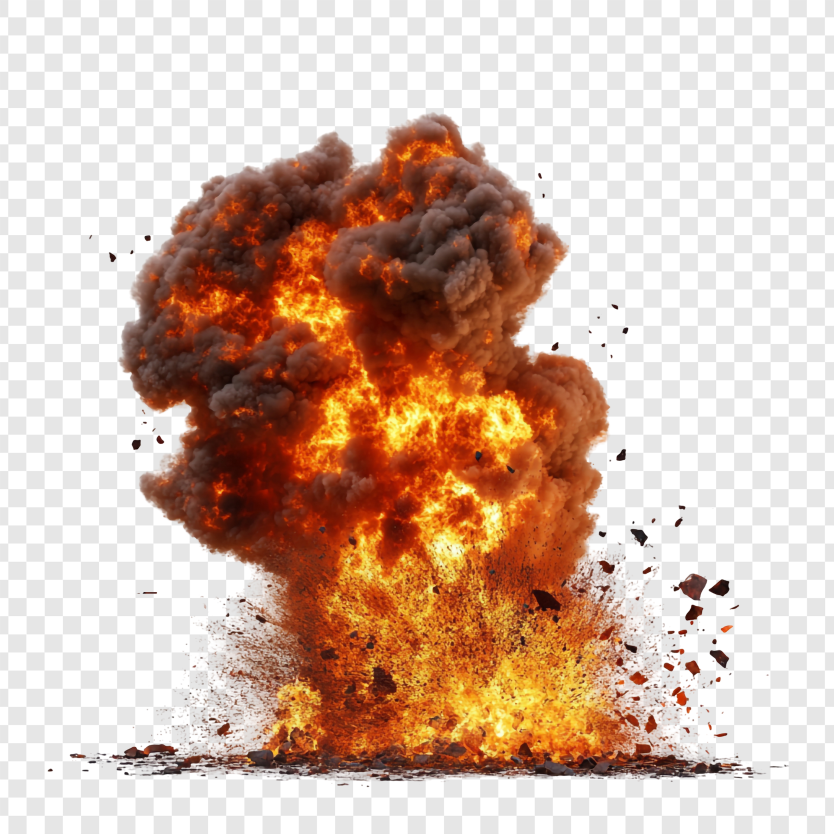
#> input picture assets/reference_images/explosions/explosion_reference_web_1.jpg, 2500 x 2500 px (shown at 1/3 size)
$ python spatial_diagnostics.py ../../assets/reference_images/explosions/explosion_reference_web_1.jpg
#> lines starting #> are read from the running program, lines starting #| are printed output that depends on the picture
### agents/asset-evaluator/ground_truth_evaluation.py
#!/usr/bin/env python3
"""
Ground Truth VFX Evaluation Module

Addresses the critical flaw where synthetic renders score higher than real footage
by comparing against actual reference datasets instead of arbitrary thresholds.

Key insight: The threshold-based system answers "is this obviously broken?"
This system answers "does this look like real footage?"

Reference Dataset: 840 frames of real solar activity footage
- Source: Eruptions_20241008_Activity_2048p30
- 14 hours of solar rotation captured
- Features: prominences, granulation, filaments, eruptions
"""

import json
import hashlib
from dataclasses import dataclass, asdict, field
from typing import Optional, List, Dict, Any, Tuple
from pathlib import Path
import numpy as np

# Lazy-loaded caches
_reference_stats_cache: Dict[str, Dict] = {}
_reference_embeddings_cache: Dict[str, np.ndarray] = {}


# =============================================================================
# Configuration
# =============================================================================

PROJECT_ROOT = Path(__file__).parent.parent.parent
REFERENCE_DIRS = {
    "sun": PROJECT_ROOT / "assets/reference_images/star/Eruptions_20241008_Activity_2048p30",
    "star": PROJECT_ROOT / "assets/reference_images/star/Eruptions_20241008_Activity_2048p30",
    # Future: add more effect types
    # "explosion": PROJECT_ROOT / "assets/reference_images/explosion",
    # "nebula": PROJECT_ROOT / "assets/reference_images/nebula",
}

# Stats cache location
STATS_CACHE_DIR = Path(__file__).parent / "reference_stats_cache"


# =============================================================================
# Data Classes
# =============================================================================

@dataclass
class DistributionStats:
    """Statistical distribution of an image feature."""
    mean: float
    std: float
    percentile_5: float
    percentile_25: float
    median: float
    percentile_75: float
    percentile_95: float
    histogram: List[float] = field(default_factory=list)


@dataclass
class GroundTruthComparison:
    """Result of comparing render to ground truth reference set."""
    # Core similarity scores (0-1, higher = more similar to real footage)
    overall_similarity: float
    color_distribution_match: float
    brightness_distribution_match: float
    structure_similarity: float
    warm_ratio_match: float

    # Which reference frames are most similar
    closest_reference_frames: List[Tuple[str, float]]  # (filename, similarity)

    # Per-dimension analysis
    analysis: Dict[str, str]  # e.g., {"brightness": "darker than average reference"}

    # Actionable recommendations
    recommendations: List[str]

    # Pass/fail with threshold
    passed: bool
    pass_threshold: float


@dataclass
class SolarSpecificMetrics:
    """Metrics specific to sun/star evaluation."""
    has_granulation: bool       # Visible cell-like surface texture
    granulation_score: float    # 0-1 quality of granulation
    has_limb_darkening: bool    # Edges darker than center
    limb_darkening_score: float
    has_prominences: bool       # Visible eruptions/loops
    prominence_score: float
    corona_visible: bool        # Glowing outer atmosphere
    color_temperature_kelvin: float  # Estimated from color


# =============================================================================
# Feature Extraction
# =============================================================================

# [91 lines left out: function extract_image_features, not called in this run]


# =============================================================================
# Reference Statistics (Computed Once, Cached)
# =============================================================================

def compute_reference_statistics(effect_type: str, sample_size: int = 100) -> Dict[str, Any]:
    """
    Compute statistical distributions from reference image set.

    This captures what "real" looks like for a given effect type.
    Results are cached to avoid recomputation.
    """
    cache_key = f"{effect_type}_{sample_size}"
    if cache_key in _reference_stats_cache:
        return _reference_stats_cache[cache_key]

    # Check file cache
    STATS_CACHE_DIR.mkdir(exist_ok=True)
    cache_file = STATS_CACHE_DIR / f"{cache_key}_stats.json"
    if cache_file.exists():
        with open(cache_file) as f:
            stats = json.load(f)
            _reference_stats_cache[cache_key] = stats
            return stats

    ref_dir = REFERENCE_DIRS.get(effect_type)
    if ref_dir is None or not ref_dir.exists():
        return {"error": f"No reference images for effect type: {effect_type}"}

    # Get reference image paths
    image_extensions = {'.jpg', '.jpeg', '.png', '.bmp'}
    ref_paths = [p for p in ref_dir.iterdir() if p.suffix.lower() in image_extensions]

    if len(ref_paths) == 0:
        return {"error": f"No images found in {ref_dir}"}

    # Sample evenly across the dataset
    step = max(1, len(ref_paths) // sample_size)
    sampled_paths = ref_paths[::step][:sample_size]

    # Extract features from all sampled images
    all_features = []
    for path in sampled_paths:
        try:
            features = extract_image_features(str(path))
            features["filename"] = path.name
            all_features.append(features)
        except Exception as e:
            print(f"Failed to process {path}: {e}")
            continue

    if len(all_features) == 0:
        return {"error": "Failed to extract features from any reference images"}

    # Compute aggregate statistics
    stats = _aggregate_statistics(all_features)
    stats["sample_count"] = len(all_features)
    stats["total_available"] = len(ref_paths)
    stats["effect_type"] = effect_type

    # Cache to file
    with open(cache_file, 'w') as f:
        json.dump(stats, f, indent=2)

    _reference_stats_cache[cache_key] = stats
    return stats


# [481 lines left out: functions _aggregate_statistics, compare_to_ground_truth, _compare_to_distribution, _histogram_similarity, evaluate_solar_specific, evaluate_against_ground_truth, not called in this run]


# =============================================================================
# CLI Interface
# =============================================================================

# [15 lines that do not run on import are left out]

### agents/asset-evaluator/spatial_diagnostics.py
#!/usr/bin/env python3
"""
Spatial Diagnostics Module

Provides LOCALIZED feedback about WHERE a render differs from reference,
not just aggregate scores. This helps artists understand the spatial
distribution of problems.

Philosophy: Diagnose thoroughly, but don't prescribe Blender fixes.
That's the experiment-tracker's job (learning from past successes).
"""

import json
from dataclasses import dataclass, asdict
from typing import Dict, Any, List, Tuple, Optional
from pathlib import Path
import numpy as np


@dataclass
class SpatialDiagnostic:
    """Localized analysis of a specific image region."""
    region: str  # "center", "edge", "top", "bottom", etc.
    issue: str   # What's wrong
    severity: str  # "critical", "moderate", "minor"
    render_value: float
    reference_value: float
    deviation_percent: float


@dataclass
class SpatialAnalysis:
    """Complete spatial breakdown of render vs reference."""
    diagnostics: List[SpatialDiagnostic]
    problem_regions: List[str]  # Regions with issues
    healthy_regions: List[str]  # Regions that match well
    summary: str  # Human-readable summary
    heatmap_data: Optional[Dict[str, Any]] = None  # For visualization


def analyze_spatial_distribution(
    image_path: str,
    reference_stats: Dict[str, Any],
    effect_type: str = "sun"
) -> SpatialAnalysis:
    """
    Analyze WHERE in the image problems occur.

    Instead of just "warm_ratio too low", tells you:
    "The center is 7200K (too blue), edges are 4500K (acceptable).
     The warmth issue is concentrated in the disk core."

    This helps iteration because you know WHERE to focus changes.
    """
#> called with effect_type = 'sun'
    from PIL import Image

    img = Image.open(image_path).convert('RGB')
#> img is the input picture: PIL image 2500x2500 RGB; mean R, G, B 211, 182.8, 167
    arr = np.array(img, dtype=np.float32)
    h, w = arr.shape[:2]
    cy, cx = h // 2, w // 2

    diagnostics = []
    problem_regions = []
    healthy_regions = []

    # Define regions for analysis
    regions = _define_regions(h, w, effect_type)

    # Analyze each region
    for region_name, mask in regions.items():
        if mask.sum() == 0:
            continue

        region_analysis = _analyze_region(arr, mask, region_name, reference_stats)

        for diag in region_analysis:
            diagnostics.append(diag)
            if diag.severity in ["critical", "moderate"]:
                if region_name not in problem_regions:
                    problem_regions.append(region_name)
            else:
                if region_name not in healthy_regions and region_name not in problem_regions:
                    healthy_regions.append(region_name)

    # Generate summary
    summary = _generate_spatial_summary(diagnostics, problem_regions, healthy_regions)

    # Generate heatmap data for visualization
    heatmap = _compute_deviation_heatmap(arr, reference_stats)

    return SpatialAnalysis(
        diagnostics=diagnostics,
        problem_regions=problem_regions,
        healthy_regions=healthy_regions,
        summary=summary,
        heatmap_data=heatmap
    )


def _define_regions(h: int, w: int, effect_type: str) -> Dict[str, np.ndarray]:
    """Define analysis regions based on effect type."""
#> called with h = 2500, w = 2500, effect_type = 'sun'
    cy, cx = h // 2, w // 2
    y_coords, x_coords = np.ogrid[:h, :w]
    r_dist = np.sqrt((x_coords - cx)**2 + (y_coords - cy)**2)
    r_max = min(cx, cy)
#> the loop in analyze_spatial_distribution, `for region_name, mask in regions.items():` made 5 passes
#> (region_brightness in _analyze_region, brightness_dev in _analyze_region, issue in _analyze_region, region_r in _analyze_region, region_b in _analyze_region, region_warm in _analyze_region, warm_dev in _analyze_region) on passes 2 to 4: (128.4, 114.1, 'Severely overexposed (128 vs ref 60)', 173.7, 92.14, 1.88, 87.43), (221.3, 268.9, 'Severely overexposed (221 vs ref 60)', 230.6, 213, 1.08, 92.78), (239.1, 298.6, 'Severely overexposed (239 vs ref 60)', 239.5, 238.9, 1, 93.31)
#> pass 1, in _analyze_region, `r, g, b = arr[:, :, 0], arr[:, :, 1], arr[:, :, 2]`:
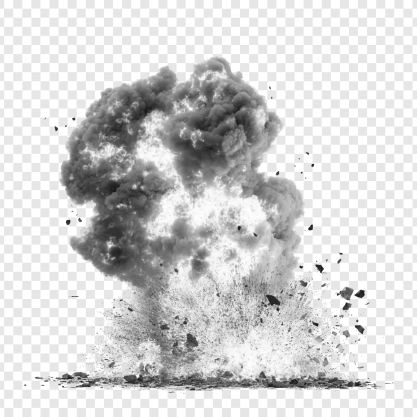
#> r: shape (2500, 2500) float32 (shown at 1/6 size); min 1, max 255, mean 211
#> pass 1, in _analyze_region, `r, g, b = arr[:, :, 0], arr[:, :, 1], arr[:, :, 2]`:
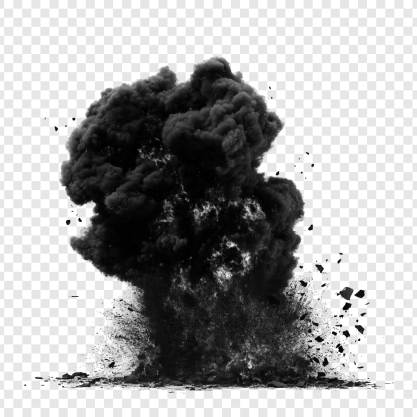
#> b: shape (2500, 2500) float32 (shown at 1/6 size); min 0, max 255, mean 167
#> after the loop in analyze_spatial_distribution, `for region_name, mask in regions.items():`: diagnostics = 7 items; healthy_regions = []; problem_regions = ['core', 'mid_disk', 'limb', 'corona']

    if effect_type in ["sun", "star"]:
        # Radial regions for circular objects
        return {
            "core": r_dist < r_max * 0.3,
            "mid_disk": (r_dist >= r_max * 0.3) & (r_dist < r_max * 0.7),
            "limb": (r_dist >= r_max * 0.7) & (r_dist < r_max * 1.0),
            "corona": (r_dist >= r_max * 1.0) & (r_dist < r_max * 1.5),
            "background": r_dist >= r_max * 1.5
        }
    else:
        # Quadrant regions for explosions/general effects
        return {
            "center": r_dist < r_max * 0.3,
            "top": (y_coords < h * 0.3) & (r_dist < r_max * 1.5),
            "bottom": (y_coords > h * 0.7) & (r_dist < r_max * 1.5),
            "left": (x_coords < w * 0.3) & (r_dist < r_max * 1.5),
            "right": (x_coords > w * 0.7) & (r_dist < r_max * 1.5),
        }


def _analyze_region(
    arr: np.ndarray,
    mask: np.ndarray,
    region_name: str,
    ref_stats: Dict[str, Any]
) -> List[SpatialDiagnostic]:
    """Analyze a single region against reference statistics."""
    diagnostics = []

    if mask.sum() == 0:
        return diagnostics

    r, g, b = arr[:, :, 0], arr[:, :, 1], arr[:, :, 2]

    # Regional brightness
    region_brightness = float(np.mean(arr[mask]))
    ref_brightness = ref_stats.get("brightness", {}).get("median", 60)

    brightness_dev = abs(region_brightness - ref_brightness) / max(ref_brightness, 1) * 100

    if brightness_dev > 100:
        severity = "critical"
        if region_brightness > ref_brightness:
            issue = f"Severely overexposed ({region_brightness:.0f} vs ref {ref_brightness:.0f})"
        else:
            issue = f"Severely underexposed ({region_brightness:.0f} vs ref {ref_brightness:.0f})"
        diagnostics.append(SpatialDiagnostic(
            region=region_name,
            issue=issue,
            severity=severity,
            render_value=region_brightness,
            reference_value=ref_brightness,
            deviation_percent=brightness_dev
        ))
    elif brightness_dev > 50:
        severity = "moderate"
        direction = "brighter" if region_brightness > ref_brightness else "darker"
        issue = f"Noticeably {direction} than reference"
        diagnostics.append(SpatialDiagnostic(
            region=region_name,
            issue=issue,
            severity=severity,
            render_value=region_brightness,
            reference_value=ref_brightness,
            deviation_percent=brightness_dev
        ))

    # Regional color temperature (warm_ratio)
    region_r = np.mean(r[mask])
    region_b = np.mean(b[mask])
    region_warm = region_r / max(region_b, 1)

    ref_warm = ref_stats.get("warm_ratio", {}).get("median", 15.0)
    warm_dev = abs(region_warm - ref_warm) / max(ref_warm, 1) * 100

    if warm_dev > 80:
        severity = "critical"
        if region_warm < ref_warm:
            # Estimate color temperature from warm ratio
            if region_warm < 2:
                est_temp = "blue-white (~7000K+)"
            elif region_warm < 5:
                est_temp = "white (~6000K)"
            else:
                est_temp = "yellow-white (~5500K)"
            issue = f"Too cool/blue - appears {est_temp}, should be orange (~3500K)"
        else:
            issue = f"Over-saturated red (warm_ratio {region_warm:.1f} vs ref {ref_warm:.1f})"
        diagnostics.append(SpatialDiagnostic(
            region=region_name,
            issue=issue,
            severity=severity,
            render_value=region_warm,
            reference_value=ref_warm,
            deviation_percent=warm_dev
        ))
    elif warm_dev > 50:
        severity = "moderate"
        direction = "cooler (more blue)" if region_warm < ref_warm else "warmer (more red)"
        issue = f"Color is {direction} than reference"
        diagnostics.append(SpatialDiagnostic(
            region=region_name,
            issue=issue,
            severity=severity,
            render_value=region_warm,
            reference_value=ref_warm,
            deviation_percent=warm_dev
        ))

    return diagnostics


def _generate_spatial_summary(
    diagnostics: List[SpatialDiagnostic],
    problem_regions: List[str],
    healthy_regions: List[str]
) -> str:
    """Generate human-readable summary of spatial analysis."""
    if not diagnostics:
        return "No significant spatial deviations detected."

    critical = [d for d in diagnostics if d.severity == "critical"]
#> critical = 6 items
    moderate = [d for d in diagnostics if d.severity == "moderate"]
#> moderate = 1 item

    parts = []

    if critical:
        regions_str = ", ".join(set(d.region for d in critical))
        parts.append(f"CRITICAL issues in: {regions_str}")

        # Group by issue type
        brightness_issues = [d for d in critical if "exposed" in d.issue.lower()]
#> brightness_issues = 3 items
        color_issues = [d for d in critical if "cool" in d.issue.lower() or "warm" in d.issue.lower()]
#> color_issues = 3 items

        if brightness_issues:
            parts.append(f"  - Brightness: {brightness_issues[0].issue}")
        if color_issues:
            parts.append(f"  - Color: {color_issues[0].issue}")

    if moderate:
        regions_str = ", ".join(set(d.region for d in moderate))
        parts.append(f"Moderate issues in: {regions_str}")

    if healthy_regions:
        parts.append(f"Good match in: {', '.join(healthy_regions)}")

    return "\n".join(parts)


def _compute_deviation_heatmap(
    arr: np.ndarray,
    ref_stats: Dict[str, Any]
) -> Dict[str, Any]:
    """
    Compute per-pixel deviation from reference for visualization.

    Returns data that can be used to generate a heatmap showing
    where the render differs most from reference.
    """
    ref_brightness = ref_stats.get("brightness", {}).get("median", 60)
    ref_warm = ref_stats.get("warm_ratio", {}).get("median", 15.0)

    # Compute local brightness deviation
    local_brightness = np.mean(arr, axis=-1)
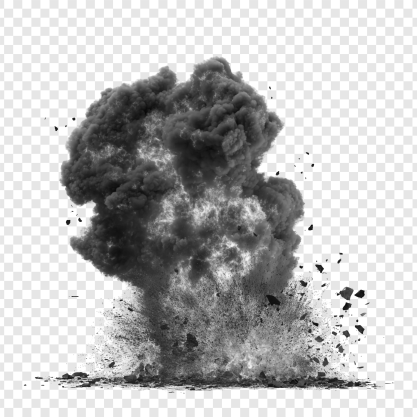
#> local_brightness: shape (2500, 2500) float32 (shown at 1/6 size); min 0.333, max 255, mean 186.9
    brightness_dev = np.abs(local_brightness - ref_brightness) / max(ref_brightness, 1)
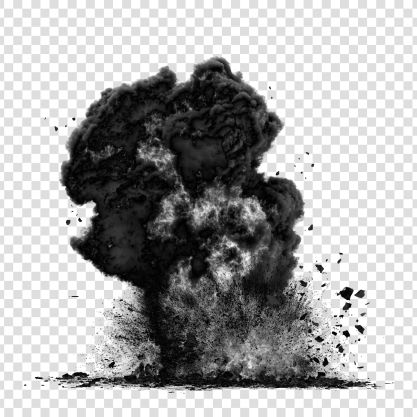
#> brightness_dev: shape (2500, 2500) float32 (shown at 1/6 size); min 0, max 3.25, mean 2.17; drawn with min black and max white

    # Compute local warm ratio deviation
    r, g, b = arr[:, :, 0], arr[:, :, 1], arr[:, :, 2]
    local_warm = r / np.maximum(b, 1)
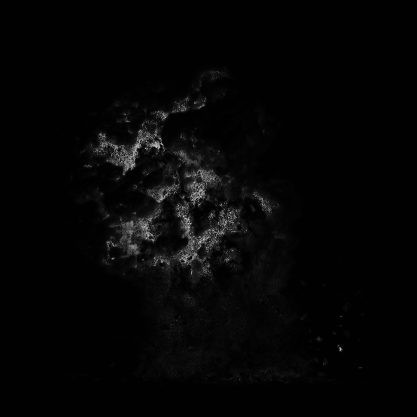
#> local_warm: shape (2500, 2500) float32 (shown at 1/6 size); min 0.377, max 247, mean 5.6
    warm_dev = np.abs(local_warm - ref_warm) / max(ref_warm, 1)

    # Combined deviation (could weight these)
    combined_dev = 0.5 * brightness_dev + 0.5 * np.minimum(warm_dev, 2.0) / 2.0
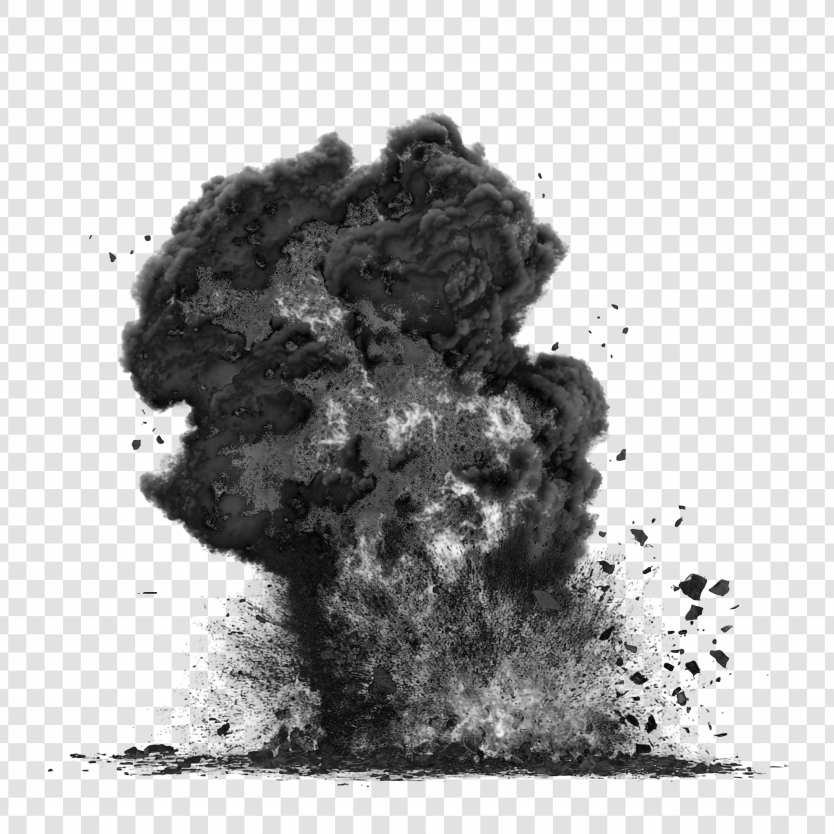
#> combined_dev: shape (2500, 2500) float32 (shown at 1/3 size); min 0.00278, max 1.86, mean 1.3; drawn with min black and max white

    return {
        "shape": list(arr.shape[:2]),
        "brightness_deviation_mean": float(np.mean(brightness_dev)),
        "warm_ratio_deviation_mean": float(np.mean(warm_dev)),
        "combined_deviation_mean": float(np.mean(combined_dev)),
        "max_deviation_location": _find_max_deviation_location(combined_dev),
        # For actual heatmap generation, would save the array
        # "heatmap_path": could save to file if needed
    }


def _find_max_deviation_location(dev_map: np.ndarray) -> Dict[str, Any]:
    """Find where the maximum deviation occurs."""
    max_idx = np.unravel_index(np.argmax(dev_map), dev_map.shape)
#> max_idx = (0, 26)
    h, w = dev_map.shape

    # Describe location in human terms
    y, x = max_idx
#> y = 0; x = 26
    y_pos = "top" if y < h * 0.33 else ("bottom" if y > h * 0.67 else "middle")
#> y_pos = 'top'
    x_pos = "left" if x < w * 0.33 else ("right" if x > w * 0.67 else "center")
#> x_pos = 'left'

    return {
        "pixel": [int(max_idx[1]), int(max_idx[0])],  # x, y
        "description": f"{y_pos}-{x_pos}",
        "deviation_value": float(dev_map[max_idx])
    }


# =============================================================================
# Integration with experiment-tracker
# =============================================================================

# [42 lines left out: functions format_for_experiment_tracker, _categorize_issues, not called in this run]


# =============================================================================
# CLI
# =============================================================================

if __name__ == "__main__":
    import sys

    if len(sys.argv) < 2:
        print("Usage: python spatial_diagnostics.py <image_path>")
        sys.exit(1)

    from ground_truth_evaluation import compute_reference_statistics

    image_path = sys.argv[1]
    ref_stats = compute_reference_statistics("sun", 100)

    result = analyze_spatial_distribution(image_path, ref_stats, "sun")
#> in analyze_spatial_distribution, `heatmap = _compute_deviation_heatmap(arr, reference_stats)`: heatmap = 5 items

    print("=" * 60)
    print("SPATIAL ANALYSIS")
    print("=" * 60)
    print(result.summary)
#| CRITICAL issues in: corona, mid_disk, limb
#|   - Brightness: Severely overexposed (128 vs ref 60)
#|   - Color: Too cool/blue - appears blue-white (~7000K+), should be orange (~3500K)
#| Moderate issues in: core
    print()
    print("Problem regions:", result.problem_regions)
#| Problem regions: ['core', 'mid_disk', 'limb', 'corona']
    print("Healthy regions:", result.healthy_regions)
#| Healthy regions: []
    print()
    print("Detailed diagnostics:")
    for d in result.diagnostics:
        print(f"  [{d.severity.upper()}] {d.region}: {d.issue}")
#> this loop made 7 passes
#|   [MODERATE] core: Noticeably brighter than reference
#|   [CRITICAL] mid_disk: Severely overexposed (128 vs ref 60)
#|   [CRITICAL] mid_disk: Too cool/blue - appears blue-white (~7000K+), should be orange (~3500K)
#|   [CRITICAL] limb: Severely overexposed (221 vs ref 60)
#|   [CRITICAL] limb: Too cool/blue - appears blue-white (~7000K+), should be orange (~3500K)
#> (further printed lines are left out)
